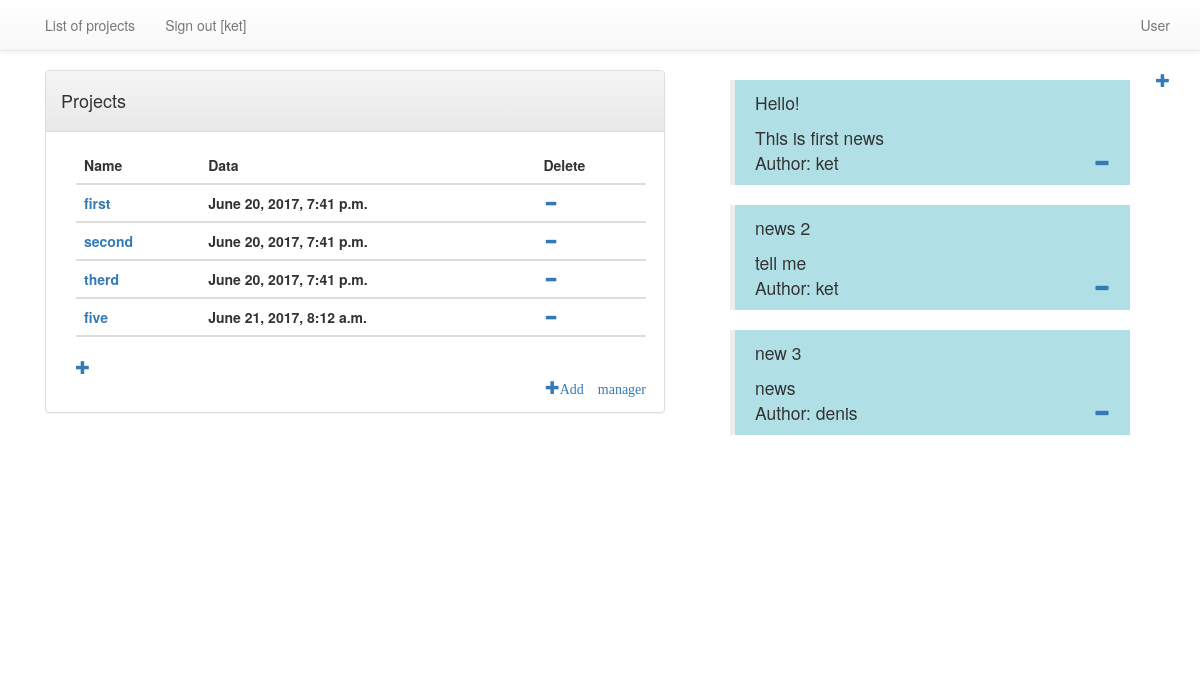
The app's page / (signed in) with its own data.
### main/models.py (models this page shows)
class Project(models.Model):
    title = models.CharField(verbose_name=u'Заголовок', max_length=255)
    wiki = models.ForeignKey(Wiki, related_name='wiki')
    publish = models.DateTimeField(default=timezone.now)
    created = models.DateTimeField(auto_now_add=True)
    updated = models.DateTimeField(auto_now=True)
    def get_absolute_url(self):
        return "/project/%i/" % self.id

class News(models.Model):
    title = models.CharField(max_length=250)
    author = models.ForeignKey(User, related_name='blog_posts')
    body = models.TextField()
    publish = models.DateTimeField(default=timezone.now)
    created = models.DateTimeField(auto_now_add=True)
    updated = models.DateTimeField(auto_now=True)

### projects/views.py (the view)
# urls.py: url(r'^discus/project/(?P<info_id>[0-9]+)/$', views.DiscussionDetails, name='discus'),
def project(request):
    return render(request, 'projects.html',{'develop': Developer.objects.all(),'project': Project.objects.all(),'news_list': News.objects.all(), 'grup': request.user.groups.filter(),'username': auth.get_user(request).username})

### projects/templates/projects.html (shortened to what this page needs)
{% extends 'index.html' %}
{% load staticfiles %}
{% block projects %}
    <link href="{% static 'css/page.css' %}" rel="stylesheet">
  <link rel="stylesheet" href="https://maxcdn.bootstrapcdn.com/bootstrap/3.3.7/css/bootstrap.min.css">
<div class="container" id="project" style="width: 700px; height: 400px; float: left">
	<div class="row">
        <div class="col-md-7" style="width: 650px; height: 600px;">
<div class="panel panel-default" >
  <div class="panel-heading">  <h4 >Projects</h4></div>
   <div class="panel-body">
    <div class="box box-info">
        <div class="container" style="width: 600px;">
<table id="table" class="table">
    <thead>
        <tr>
            <th>Name</th>
            <th>Data</th>
            {% for g in grup %}
            {% if g.name == "manager" or g.name == "admin" %}
            <th>Delete</th>
            {% endif %}
            {% endfor %}
        </tr>
        {% for p in project %}
        <tr>
        {% for g in grup %}
        {% if g.name == "manager" or g.name == "admin" or g.name == "developer" %}
            <th><a href="/developer/{{ p.get_absolute_url  }}">{{ p.title }}</a></th>
        {% else %}
            <th>{{ p.title }}</th>
        {% endif %}
            {% endfor %}
            <th>{{ p.publish }}</th>
            {% for g in grup %}
            {% if g.name == "manager" or g.name == "admin" %}
             <th><a href="{% url 'project_del' pk=p.pk %}" class="top-menu"><span class="glyphicon glyphicon-minus"></span></a></th>
                {% endif %}
                {% endfor %}
        </tr>
    {% endfor %}
    </thead>
</table>
             {% for g in grup %}
            {% if g.name == "manager" or g.name == "admin" %}
        <div><a href="{% url 'project_new'%}" class="top-menu"><span class="glyphicon glyphicon-plus"></span></a></div>
            {% endif %}
             {% if g.name == "admin" %}
    <div style="float: right"><a href="{% url 'manager_new'%}" class="top-menu"><span class="glyphicon glyphicon-plus">Add manager</span></a></div>
       {% endif %}
        {% endfor %}
        </div>
          </div>
        </div>
    </div>
    </div>
</div>
</div>
{% endblock %}

### main/templates/index.html (shortened to what this page needs)
 {% extends "base.html" %}
 {% block content %}
{% if username != "" %}
<div style="width: 400px; height: 600px; float: left; ">
{% for news in news_list %}
    <blockquote style=" background: powderblue">
     {{ news.title }}
    <div style="width: 400px;"> {{ news.body }}</div>
    Author: {{ news.author }}
    {% for g in grup %}
     {% if g.name == "manager" or g.name == "admin" %}
    <div style="float: right"><a href="{% url 'index' pk=news.pk%}" class="top-menu"><span class="glyphicon glyphicon-minus"></span></a></div>
        {% endif %}
        </blockquote>
     {% endfor %}
{% endfor %}
</div>
     {% for g in grup %}
     {% if g.name == "manager" or g.name == "admin" %}
     <div style="float: right"><a href="{% url 'new' %}" class="top-menu"><span class="glyphicon glyphicon-plus"></span></a></div>
       {% endif %}
     {% endfor %}
     {% endif %}
 {% endblock %}

### main/templates/base.html (shortened to what this page needs)
{%load staticfiles%}
<!DOCTYPE html>
<html lang="en">
  <head>
    <link href="{% static 'css/navbar-fixed-top.css' %}" rel="stylesheet">
    <link rel="stylesheet" href="{% static 'css/bootstrap.min.css' %}">
    <link rel="stylesheet" href="{% static 'css/bootstrap-theme.min.css' %}">
  </head>
  <body>
    <nav class="navbar navbar-default navbar-fixed-top">
      <div class="container">
        <div id="navbar" class="navbar-collapse collapse">
          <ul class="nav navbar-nav">
             {% if username %}
            <li><a href="/projects">List of projects</a></li>
            <li><a href="/auth/logout">Sign out [{{ username }}]</a></li>
          {% else %}
            <li><a href="/auth/login">Sign in</a></li>
            <li><a href="/accounts/register">Sign up</a></li>
            {% endif %}
          </ul>
          <ul class="nav navbar-nav navbar-right">
          {% if username %}
          <li><a href="/profile">User</a></li>
          {% endif %}
          </ul>
        </div>
      </div>
    </nav>
    <div class="container">
        {% block projects %}{% endblock %}
         {% block content %}{% endblock %}
    </div>
  </body>
</html>

### main/static/css/navbar-fixed-top.css (style rules this page uses)
body { min-height: 2000px; padding-top: 70px; }

### files/static/css/page.css (style rules this page uses)
#project { width:400px; height:200px; float:left; }

### records on screen
Project: title "first", publish "June 20, 2017, 7:41 p.m."
Project: title "second", publish "June 20, 2017, 7:41 p.m."
Project: title "therd", publish "June 20, 2017, 7:41 p.m."
Project: title "five", publish "June 21, 2017, 8:12 a.m."
News: title "Hello!", body "This is first news", author "ket"
News: title "news 2", body "tell me", author "ket"
News: title "new 3", body "news", author "denis"

### other values on screen
{{ username }} "ket"
